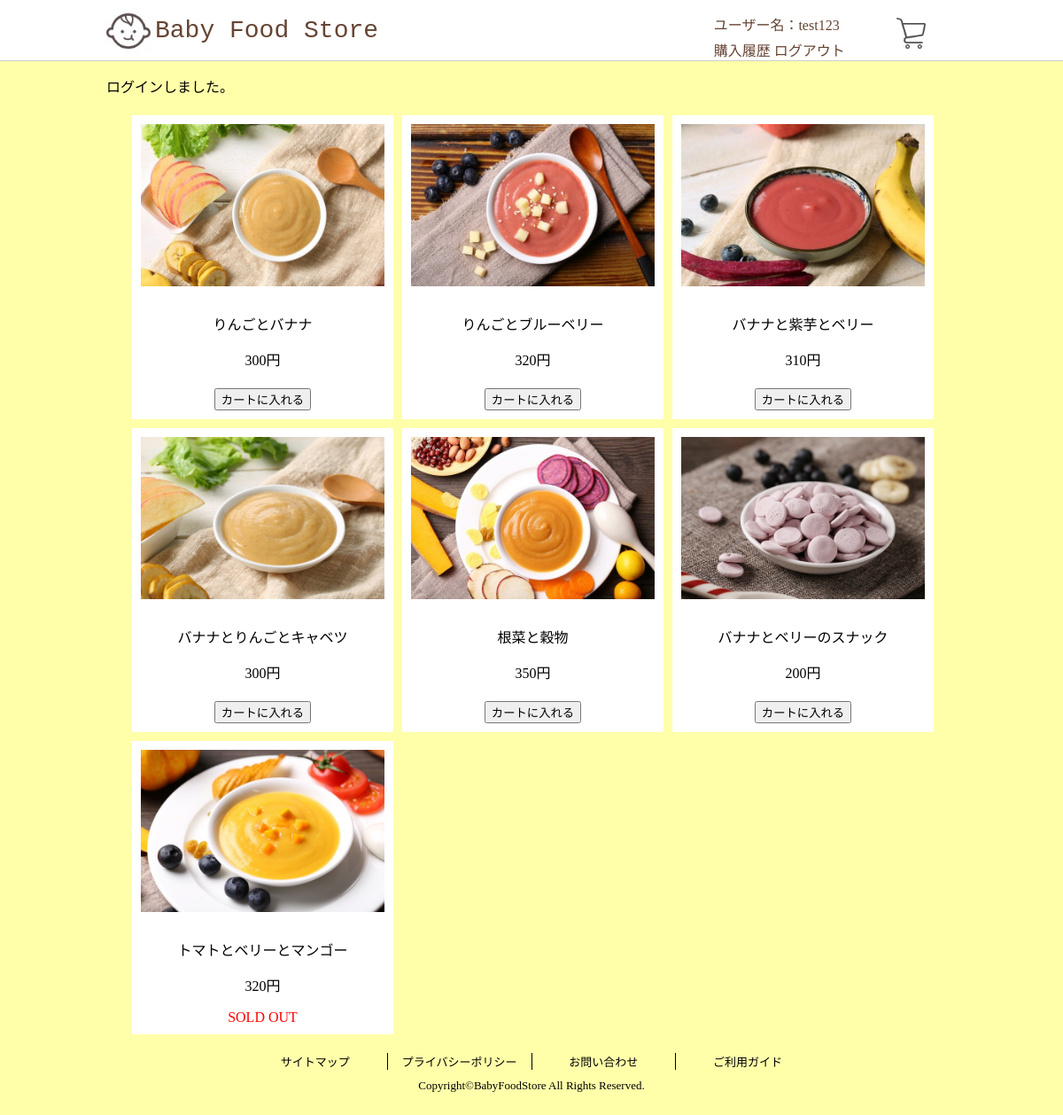
Screenshot of /www/html/top.php (signed in) with the database file from the repository.
### tables this page shows
CREATE TABLE `users` (
  `id` int(11) NOT NULL,
  `name` varchar(10) NOT NULL,
  `type` int(11) NOT NULL,
  `password` varchar(20) NOT NULL,
  `createdate` datetime NOT NULL DEFAULT CURRENT_TIMESTAMP,
  `updatedate` datetime NOT NULL DEFAULT CURRENT_TIMESTAMP ON UPDATE CURRENT_TIMESTAMP
);

CREATE TABLE `items` (
  `id` int(11) NOT NULL,
  `name` varchar(20) NOT NULL,
  `price` int(11) NOT NULL,
  `img` varchar(100) NOT NULL,
  `status` int(11) NOT NULL,
  `stock` int(11) NOT NULL,
  `age` int(11) NOT NULL,
  `comment` varchar(100) NOT NULL,
  `createdate` datetime NOT NULL DEFAULT CURRENT_TIMESTAMP,
  `updatedate` datetime NOT NULL DEFAULT CURRENT_TIMESTAMP ON UPDATE CURRENT_TIMESTAMP
);

### www/html/top.php (called while the page is built, shortened)
<?php
require_once MODEL_PATH . 'functions.php';
require_once MODEL_PATH . 'user.php';
require_once MODEL_PATH . 'item.php';
$db = get_db_connect();
$user = get_login_user($db);
$items = get_open_items($db);
include_once VIEW_PATH . 'top_view.php';

### www/model/functions.php (called while the page is built, shortened)
<?php
function get_session($name){
  if(isset($_SESSION[$name]) === true){
    return $_SESSION[$name];
  };
  return '';
}
function h ($str) {
  return htmlspecialchars ($str,  ENT_QUOTES, 'UTF-8');
}

### www/model/user.php (called while the page is built, shortened)
<?php
require_once MODEL_PATH . 'functions.php';
require_once MODEL_PATH . 'db.php';
function get_user($db, $id){
  $sql = "
    SELECT
      id,
      name,
      password,
      type
    FROM
      users
    WHERE
      id = :id
    LIMIT 1
  ";
  $params = array(':id' => $id);
  return fetch_query($db, $sql, $params);
}
function get_login_user($db){
  $login_user_id = get_session('id');
  return get_user($db, $login_user_id);
}

### www/model/db.php (called while the page is built, shortened)
<?php
function fetch_query($db, $sql, $params = array()){
  try{
    $statement = $db->prepare($sql);
    $statement->execute($params);
    return $statement->fetch();
  }catch(PDOException $e){
    set_error('データ取得に失敗しました。');
  }
  return false;
}
function fetch_all_query($db, $sql, $params = array()){
  try{
    $statement = $db->prepare($sql);
    $statement->execute($params);
    return $statement->fetchAll();
  }catch(PDOException $e){
    set_error('データ取得に失敗しました。');
  }
  return false;
}

### www/model/item.php (called while the page is built, shortened)
<?php
require_once MODEL_PATH . 'functions.php';
require_once MODEL_PATH . 'db.php';
function get_items($db, $is_open = false){
  $sql = '
    SELECT
      id,
      name,
      comment,
      stock,
      price,
      img,
      status,
      age
    FROM
      items
  ';
  if($is_open === true){
    $sql .= '
      WHERE status = 1
    ';
  }
  return fetch_all_query($db, $sql);
}
function get_open_items($db){
  return get_items($db, true);
}

### www/view/top_view.php (the view, shortened to what this page needs)
<!DOCTYPE html>
<html lang="ja">
<head>
    <link rel="stylesheet" href="<?php print(STYLESHEET_PATH . 'customer.css'); ?>">
</head>
<body>
    <header>
        <?php include VIEW_PATH . 'templates/header_logined.php'; ?>
    </header>
    <div class="content">
    <?php include VIEW_PATH . 'templates/messages.php'; ?>
        <ul class="item-list">
            <li>
<?php foreach ($items as $value) { ?>
                <div class="item">
                    <form action="./top.php" method="post">
                        <a href="./detail.php?id=<?php print $value['id']; ?>"><img class="itemimage" src="<?php print(IMAGE_PATH . $value['img']); ?>" ></a>
                        <div>
                            <p><?php print h($value['name']); ?></p>
                            <p><?php print (number_format($value['price'])); ?>円</p>
                        </div>
    <?php if ($value['stock'] > 0) { ?>
                        <input class="cart-btn" type="submit" value="カートに入れる">
    <?php } else { ?>
                        <span class="red">SOLD OUT</span>
    <?php } ?>
                    </form>
                </div>
            </li>
<?php } ?>
        </ul>
    </div>
    <footer>
        <ul class="footer">
            <li class="footerlist"><a href="#">サイトマップ</a></li>
            <li class="footerlist"><a href="#">プライバシーポリシー</a></li>
            <li class="footerlist"><a href="#">お問い合わせ</a></li>
            <li class="footerlist"><a href="#">ご利用ガイド</a></li>
        </ul>
        <p class="copyright">Copyright&copy;BabyFoodStore All Rights Reserved.</p>
    </footer>
</body>
</html>

### www/view/templates/header_logined.php
<div class="header-box">
    <div class="title">
        <a href="./top.php">
            <img class="titlelogo" src="./image/logo.jpeg" alt="Baby Food Store">Baby Food Store
        </a>
    </div>
    <div class="headerright">
        <div class="userinfo">
    <p class="username">ユーザー名：<?php print (h($user['name'])); ?></p>
    <a class="nav-link" href="<?php print(ORDER_URL);?>">購入履歴</a>
    <a class="logout" href="<?php print(LOGOUT_URL);?>">ログアウト</a>
        </div>
        <div class="cartimage">
            <a href="./cart.php" class="cart"><img src="./image/cart.jpeg"></a>
        </div>
    </div>
</div>

### www/html/assets/css/customer.css (style rules this page uses)
body { background-color: #ffffaa; margin: 0px; min-width: 960px; }
a { text-decoration: none; color: #664433; }
li { list-style: none; }
header { background-color: #ffffff; color: #664433; padding: 0px; margin: 0px; border-bottom: solid 1px #cccccc; }
.header-box { display: flex; width: 960px; margin: 0px auto; }
.titlelogo { width: 50px; vertical-align: middle; margin-right: 5px; }
.title { flex: 5; margin-top: 10px; font-size:28px; font-family: "courier"; }
.headerright { flex: 2; display: flex; }
.userinfo { flex:3; }
.username { margin: 15px 0px 5px; }
.cartimage { flex: 1; margin-top: 10px; }
.cart img { width: 35px; margin-top: 10px; }
input[type="submit"] { margin-top: 5px; }
.content { margin-left: auto; margin-right: auto; width: 960px; }
div { display: block; }
.red { color: #ff0000; }
.item-list .item { text-align: center; margin: 5px; padding-bottom: 10px; }
.item { background-color: #ffffff; }
.item-list { display: flex; list-style: none; flex-wrap: wrap; padding-left: 24px; }
.item-list .itemimage { width: 275px; margin: 10px; }
.itemimage { width: 200px; }
.footer { display: flex; width: 650px; list-style: none; font-size: 13px; margin: 10px auto; text-align: center; padding-left: 0px; }
.footerlist { border-right: solid 1px; flex: 1; }
.footerlist:last-child { border-right: 0; }
.footerlist a { color: #000000; }
.copyright { margin: 0px; padding-bottom: 25px; font-size: 13px; text-align: center; }

### rows the page displays
users: name "test123"
items: img (picture), name "りんごとバナナ", price "300"
items: img (picture), name "りんごとブルーベリー", price "320"
items: img (picture), name "バナナと紫芋とベリー", price "310"
items: img (picture), name "バナナとりんごとキャベツ", price "300"
items: img (picture), name "根菜と穀物", price "350"
items: img (picture), name "バナナとベリーのスナック", price "200"
items: img (picture), name "トマトとベリーとマンゴー", price "320", stock "SOLD OUT"

### other values shown
$message "ログインしました。"
